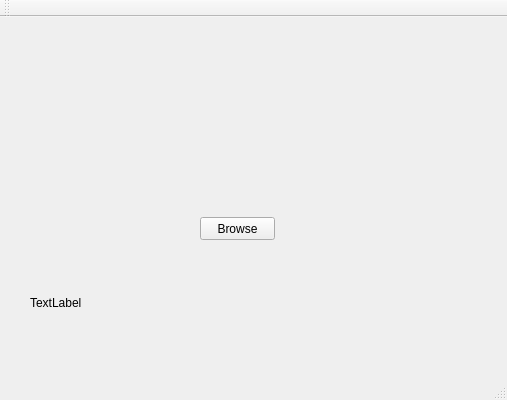
<?xml version="1.0" encoding="UTF-8"?>
<ui version="4.0">
 <class>MainWindow</class>
 <widget class="QMainWindow" name="MainWindow">
  <property name="geometry">
   <rect>
    <x>0</x>
    <y>0</y>
    <width>507</width>
    <height>400</height>
   </rect>
  </property>
  <property name="windowTitle">
   <string>Bulk File Action</string>
  </property>
  <widget class="QWidget" name="centralWidget">
   <widget class="QPushButton" name="pushButtonBrowse">
    <property name="geometry">
     <rect>
      <x>200</x>
      <y>200</y>
      <width>75</width>
      <height>23</height>
     </rect>
    </property>
    <property name="text">
     <string>Browse</string>
    </property>
   </widget>
   <widget class="QLabel" name="labelDir">
    <property name="geometry">
     <rect>
      <x>30</x>
      <y>250</y>
      <width>441</width>
      <height>71</height>
     </rect>
    </property>
    <property name="text">
     <string>TextLabel</string>
    </property>
    <property name="wordWrap">
     <bool>true</bool>
    </property>
   </widget>
  </widget>
  <widget class="QMenuBar" name="menuBar">
   <property name="geometry">
    <rect>
     <x>0</x>
     <y>0</y>
     <width>507</width>
     <height>21</height>
    </rect>
   </property>
  </widget>
  <widget class="QToolBar" name="mainToolBar">
   <attribute name="toolBarArea">
    <enum>TopToolBarArea</enum>
   </attribute>
   <attribute name="toolBarBreak">
    <bool>false</bool>
   </attribute>
  </widget>
  <widget class="QStatusBar" name="statusBar"/>
 </widget>
 <layoutdefault spacing="6" margin="11"/>
 <resources/>
 <connections/>
</ui>
